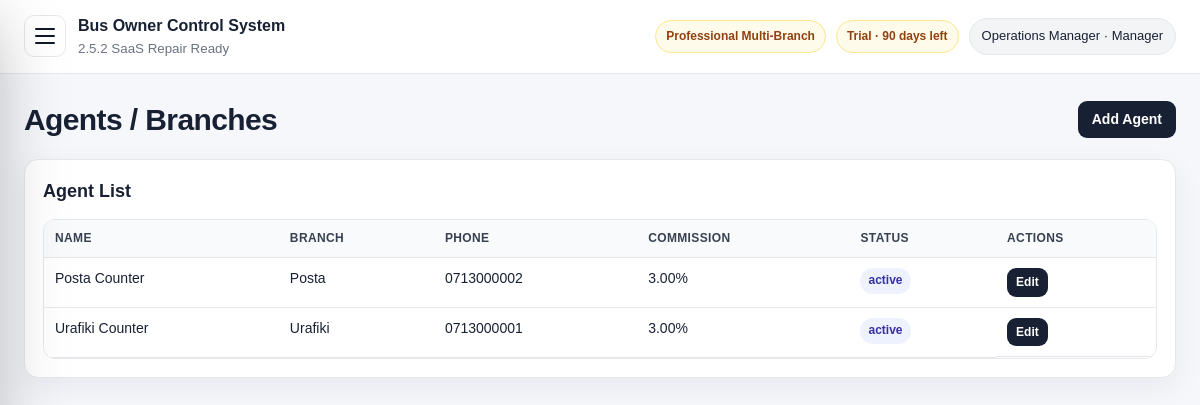
Page /agents.php (signed in) on the committed database.
### tables this page shows
CREATE TABLE package_tiers (
  id INT AUTO_INCREMENT PRIMARY KEY,
  code VARCHAR(40) NOT NULL UNIQUE,
  name VARCHAR(120) NOT NULL,
  description TEXT NULL,
  setup_fee DECIMAL(14,2) NOT NULL DEFAULT 0,
  optional_monthly_fee DECIMAL(14,2) NOT NULL DEFAULT 0,
  max_users INT NOT NULL DEFAULT 0,
  max_branches INT NOT NULL DEFAULT 0,
  max_buses INT NOT NULL DEFAULT 0,
  max_routes INT NOT NULL DEFAULT 0,
  max_monthly_trips INT NOT NULL DEFAULT 0,
  features_json LONGTEXT NOT NULL,
  status ENUM('active','inactive') NOT NULL DEFAULT 'active',
  display_order INT NOT NULL DEFAULT 0,
  created_at TIMESTAMP DEFAULT CURRENT_TIMESTAMP,
  updated_at TIMESTAMP NULL DEFAULT NULL ON UPDATE CURRENT_TIMESTAMP
);

CREATE TABLE subscription_license (
  id INT AUTO_INCREMENT PRIMARY KEY,
  company_name VARCHAR(180) NOT NULL DEFAULT 'Bus Company',
  license_key VARCHAR(120) NOT NULL DEFAULT 'DEMO-LICENSE',
  plan VARCHAR(80) NOT NULL DEFAULT 'Professional Multi-Branch',
  package_code VARCHAR(40) NOT NULL DEFAULT 'professional',
  billing_model ENUM('one_time_setup','one_time_plus_optional_support','recurring_subscription') NOT NULL DEFAULT 'one_time_plus_optional_support',
  status ENUM('trial','active','expired','suspended') NOT NULL DEFAULT 'trial',
  start_date DATE NULL,
  expiry_date DATE NULL,
  setup_fee_amount DECIMAL(14,2) NOT NULL DEFAULT 0,
  setup_fee_paid ENUM('no','partial','yes') NOT NULL DEFAULT 'no',
  optional_monthly_fee DECIMAL(14,2) NOT NULL DEFAULT 0,
  optional_monthly_enabled TINYINT(1) NOT NULL DEFAULT 0,
  support_status ENUM('off','active','paused','expired') NOT NULL DEFAULT 'off',
  support_start_date DATE NULL,
  support_expiry_date DATE NULL,
  max_users INT NOT NULL DEFAULT 40,
  max_branches INT NOT NULL DEFAULT 20,
  max_buses INT NOT NULL DEFAULT 50,
  max_routes INT NOT NULL DEFAULT 80,
  max_monthly_trips INT NOT NULL DEFAULT 2000,
  notes TEXT NULL,
  updated_at TIMESTAMP NULL DEFAULT NULL ON UPDATE CURRENT_TIMESTAMP,
  created_at TIMESTAMP DEFAULT CURRENT_TIMESTAMP,
  INDEX idx_subscription_package (package_code),
  INDEX idx_subscription_status (status)
);

CREATE TABLE users (
  id INT AUTO_INCREMENT PRIMARY KEY,
  name VARCHAR(120) NOT NULL,
  email VARCHAR(160) NOT NULL UNIQUE,
  password_hash VARCHAR(255) NOT NULL,
  role ENUM('owner','admin','manager','accountant','agent','parcel_officer') NOT NULL DEFAULT 'manager',
  agent_id INT NULL,
  status ENUM('active','inactive') NOT NULL DEFAULT 'active',
  last_login_at DATETIME NULL,
  created_at TIMESTAMP DEFAULT CURRENT_TIMESTAMP,
  updated_at TIMESTAMP NULL DEFAULT NULL ON UPDATE CURRENT_TIMESTAMP,
  CONSTRAINT fk_users_agent FOREIGN KEY (agent_id) REFERENCES agents(id),
  INDEX idx_users_role_status (role, status),
  INDEX idx_users_agent (agent_id)
);

CREATE TABLE agents (
  id INT AUTO_INCREMENT PRIMARY KEY,
  name VARCHAR(160) NOT NULL,
  phone VARCHAR(60) NULL,
  branch VARCHAR(120) NOT NULL,
  commission_rate DECIMAL(6,2) NOT NULL DEFAULT 0,
  status ENUM('active','inactive') NOT NULL DEFAULT 'active',
  created_at TIMESTAMP DEFAULT CURRENT_TIMESTAMP
);

### app/core/helpers.php (called while the page is built, shortened)
<?php
function e(?string $value): string
{
    return htmlspecialchars((string)$value, ENT_QUOTES, 'UTF-8');
}
function url(string $path = ''): string
{
    $base = rtrim(dirname($_SERVER['SCRIPT_NAME']), '/\\');
    return $base . '/' . ltrim($path, '/');
}

### app/core/db.php (called while the page is built, shortened)
<?php
function db(): PDO
{
    static $pdo = null;
    if ($pdo instanceof PDO) {
        return $pdo;
    }
    $dsn = 'mysql:host=' . DB_HOST . ';dbname=' . DB_NAME . ';charset=' . DB_CHARSET;
    $options = [
        PDO::ATTR_ERRMODE => PDO::ERRMODE_EXCEPTION,
        PDO::ATTR_DEFAULT_FETCH_MODE => PDO::FETCH_ASSOC,
        PDO::ATTR_EMULATE_PREPARES => false,
    ];
    try {
        $pdo = new PDO($dsn, DB_USER, DB_PASS, $options);
        return $pdo;
    } catch (PDOException $e) {
        http_response_code(500);
        exit('Database connection failed. Check app/config.php and make sure database/schema.sql was imported.');
    }
}

### app/core/auth.php (called while the page is built, shortened)
<?php
require_once __DIR__ . '/db.php';
require_once __DIR__ . '/helpers.php';
require_once __DIR__ . '/saas.php';
function current_user(): ?array
{
    static $user = null;
    if ($user !== null) {
        return $user;
    }
    $stmt = db()->prepare('SELECT id, name, email, role, status, agent_id FROM users WHERE id = ? LIMIT 1');
    $stmt->execute([$_SESSION['user_id']]);
    $user = $stmt->fetch() ?: null;
    return $user;
}
function require_login(): void
{
    if (!current_user()) {
        logout_user();
        redirect('login.php');
    }
}
function role_label(?string $role): string
{
    $labels = [
        'owner' => 'Owner',
        'admin' => 'Admin',
        'manager' => 'Manager',
        'accountant' => 'Accountant',
        'agent' => 'Ticket Agent',
        'parcel_officer' => 'Parcel Officer',
    ];
    return $labels[$role ?? ''] ?? 'Unknown';
}
function has_role(array $roles): bool
{
    $user = current_user();
    return $user && in_array($user['role'], $roles, true);
}
function require_roles(array $roles): void
{
    require_login();
}
function require_manager(): void
{
    require_roles(['owner', 'admin', 'manager']);
}

### app/core/saas.php (called while the page is built, shortened)
<?php
require_once __DIR__ . '/db.php';
require_once __DIR__ . '/helpers.php';
function saas_safe_identifier(string $name): string
{
    return preg_replace('/[^a-zA-Z0-9_]/', '', $name);
}
function saas_table_exists(string $table): bool
{
    $table = saas_safe_identifier($table);
    try {
        $stmt = db()->prepare('SELECT COUNT(*) FROM information_schema.TABLES WHERE TABLE_SCHEMA = DATABASE() AND TABLE_NAME = ?');
        $stmt->execute([$table]);
        return (int)$stmt->fetchColumn() > 0;
    } catch (Throwable $e) {
        try {
            $stmt = db()->prepare('SHOW TABLES LIKE ?');
            $stmt->execute([$table]);
            return (bool)$stmt->fetchColumn();
        } catch (Throwable $inner) {
            return false;
        }
    }
}
function package_tiers(): array
{
    $defaults = saas_default_packages();
    if (!saas_table_exists('package_tiers')) {
        return $defaults;
    }
    try {
        $rows = db()->query('SELECT * FROM package_tiers WHERE status="active" ORDER BY display_order, id')->fetchAll();
        $tiers = [];
        foreach ($rows as $row) {
            $features = json_decode((string)($row['features_json'] ?? '[]'), true);
            $tiers[$row['code']] = [
                'name' => $row['name'],
                'description' => $row['description'] ?? '',
                'setup_fee' => (float)$row['setup_fee'],
                'optional_monthly_fee' => (float)$row['optional_monthly_fee'],
                'max_users' => (int)$row['max_users'],
                'max_branches' => (int)$row['max_branches'],
                'max_buses' => (int)$row['max_buses'],
                'max_routes' => (int)$row['max_routes'],
                'max_monthly_trips' => (int)$row['max_monthly_trips'],
                'features' => $features,
            ];
        }
        return $tiers ?: $defaults;
    } catch (Throwable $e) {
        return $defaults;
    }
}
function package_tier(?string $code = null): array
{
    $tiers = package_tiers();
    $code = $code ?: current_package_code();
    return $tiers[$code] ?? reset($tiers);
}
function current_package_code(): string
{
    $license = saas_current_license();
    if ($license && !empty($license['package_code'])) {
        return (string)$license['package_code'];
    }
    return 'professional';
}
function saas_current_license(): ?array
{
    try {
        if (!saas_table_exists('subscription_license')) return null;
        return db()->query('SELECT * FROM subscription_license ORDER BY id DESC LIMIT 1')->fetch() ?: null;
    } catch (Throwable $e) {
        return null;
    }
}
function saas_license_status(?array $license = null): array
{
    $license = $license ?: saas_current_license();
    $status = $license['status'] ?? 'trial';
    $daysLeft = null;
    if (!empty($license['expiry_date'])) {
        $today = new DateTimeImmutable(date('Y-m-d'));
        $expiry = new DateTimeImmutable($license['expiry_date']);
        $daysLeft = (int)$today->diff($expiry)->format('%r%a');
    }
    $valid = in_array($status, ['trial', 'active'], true);
    $classes = ['trial' => 'warning', 'active' => 'success', 'expired' => 'danger', 'suspended' => 'danger', 'missing' => 'danger'];
    $label = ucfirst($status);
    if ($daysLeft !== null) {
        $label .= $daysLeft >= 0 ? ' · ' . $daysLeft . ' days left' : ' · expired ' . abs($daysLeft) . ' days ago';
    }
    return ['status' => $status, 'is_valid' => $valid, 'label' => $label, 'class' => $classes[$status] ?? 'warning', 'days_left' => $daysLeft];
}
function feature_enabled(string $feature): bool
{
    $tier = package_tier();
    return in_array($feature, $tier['features'] ?? [], true);
}
function require_feature(string $feature): void
{
    if (feature_enabled($feature)) return;
    $labels = saas_feature_labels();
    exit('This feature is not available in the current package: ' . ($labels[$feature] ?? $feature) . '. Upgrade the package to unlock it.');
}
function package_badge(): array
{
    $tier = package_tier();
    $license = saas_current_license();
    $state = saas_license_status($license);
    return [
        'package' => $tier['name'] ?? current_package_code(),
        'status' => $state['label'],
        'class' => $state['class'],
    ];
}

### app/core/settings.php (called while the page is built, shortened)
<?php
require_once __DIR__ . '/db.php';
require_once __DIR__ . '/helpers.php';
function latest_license(): ?array
{
    try {
        $row = db()->query('SELECT * FROM subscription_license ORDER BY id DESC LIMIT 1')->fetch();
        return $row ?: null;
    } catch (Throwable $e) {
        return null;
    }
}
function license_state_label(?array $license = null): array
{
    $license = $license ?: latest_license();
    $status = $license['status'] ?? 'trial';
    $daysLeft = null;
    if (!empty($license['expiry_date'])) {
        $today = new DateTimeImmutable(date('Y-m-d'));
        $expiry = new DateTimeImmutable($license['expiry_date']);
        $daysLeft = (int)$today->diff($expiry)->format('%r%a');
    }
    $classes = ['trial' => 'warning', 'active' => 'success', 'expired' => 'danger', 'suspended' => 'danger', 'missing' => 'danger'];
    $label = ucfirst($status);
    if ($daysLeft !== null) {
        $label .= $daysLeft >= 0 ? ' · ' . $daysLeft . ' days left' : ' · expired ' . abs($daysLeft) . ' days ago';
    }
    return ['status' => $status, 'label' => $label, 'class' => $classes[$status] ?? 'warning', 'days_left' => $daysLeft];
}

### public/agents.php (the view, shortened to what this page needs)
<?php
require_once __DIR__ . '/../app/core/auth.php';
require_once __DIR__ . '/../app/core/saas.php';
require_manager();
require_feature('agents');
$pdo = db();
$rows = $pdo->query('SELECT * FROM agents ORDER BY branch,name')->fetchAll();
?>
<?php include __DIR__ . '/../app/views/header.php'; ?>
<div class="page-title"><h1>Agents / Branches</h1><a class="btn" href="<?= e(url('agents.php?action=create')) ?>">Add Agent</a></div>
<div class="card"><h2>Agent List</h2><div class="table-wrap"><table><thead><tr><th>Name</th><th>Branch</th><th>Phone</th><th>Commission</th><th>Status</th><th>Actions</th></tr></thead><tbody><?php foreach($rows as $r): ?><tr><td><?= e($r['name']) ?></td><td><?= e($r['branch']) ?></td><td><?= e($r['phone']) ?></td><td><?= e((string)$r['commission_rate']) ?>%</td><td><span class="badge"><?= e($r['status']) ?></span></td><td class="actions"><a class="btn small" href="<?= e(url('agents.php?action=edit&id='.$r['id'])) ?>">Edit</a></td></tr><?php endforeach; ?></tbody></table></div></div>
<?php include __DIR__ . '/../app/views/footer.php'; ?>

### app/views/header.php (shortened to what this page needs)
<?php require_once __DIR__ . '/../core/auth.php'; require_once __DIR__ . '/../core/settings.php'; require_once __DIR__ . '/../core/saas.php'; ?>
<!doctype html>
<html lang="en">
<head>
    <?php $cssVersion = @filemtime(__DIR__ . '/../../public/assets/css/style.css') ?: time(); ?>
    <link rel="stylesheet" href="<?= e(url('assets/css/style.css') . '?v=' . $cssVersion) ?>">
</head>
<body>
<div class="app-shell">
    <main class="main">
        <header class="topbar">
            <div class="topbar-left">
                <button class="sidebar-toggle no-print" type="button" aria-label="Open navigation" aria-expanded="false" aria-controls="sidebar">
                    <span></span><span></span><span></span>
                </button>
                <div>
                    <strong><?= e(APP_NAME) ?></strong>
                    <small><?= e(APP_VERSION) ?></small>
                </div>
            </div>
            <?php $user = current_user(); if ($user): $lic = license_state_label(); $pkg = package_badge(); ?>
                <div class="topbar-right">
                    <span class="license-chip <?= e($pkg['class']) ?>"><?= e($pkg['package']) ?></span>
                    <span class="license-chip <?= e($lic['class']) ?>"><?= e($lic['label']) ?></span>
                    <div class="user-chip"><?= e($user['name']) ?> · <?= e(role_label($user['role'])) ?></div>
                </div>
            <?php endif; ?>
        </header>
        <section class="content">

### rows in the picture
package_tiers: name "Professional Multi-Branch"
subscription_license: status+expiry_date "Trial · 90 days left"
users: name "Operations Manager", role "Manager"
agents: name "Posta Counter", branch "Posta", phone "0713000002", commission_rate "3.00", status "active"
agents: name "Urafiki Counter", branch "Urafiki", phone "0713000001", commission_rate "3.00", status "active"

### other values in the picture
APP_NAME "Bus Owner Control System"
APP_VERSION "2.5.2 SaaS Repair Ready"
